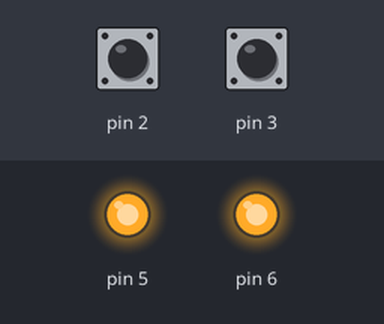
Simulated run of this sketch. Board: Arduino Uno, built with avr-gcc and run on an emulated ATmega328P. Shown: output pins drawn as LEDs (lit = HIGH). The test bench sets the inputs (shaded band); at power-on: pin 2 HIGH, pin 3 HIGH. What the sketch prints to the serial monitor is not drawn.

Above: at 0.3 s.
Timing chart, 0 to 1.8 s (numbered marks = the images above):
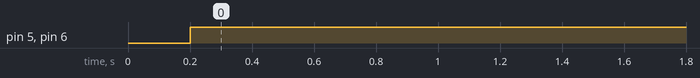

The sketch:

motor_driver.ino
```cpp
#include "motor_pid.h"
#include <PID_v1.h>

void leftMotorISRDispatch(), rightMotorISRDispatch();   // Declare the interrupt functions that will be called when the encoder pins change value.

// Define the motor objects for the left and right motors with (PWM pin, Encoder pin and interrupt function) as the parameters
MotorPID leftMotor(5, 2, &rightMotorISRDispatch);
MotorPID rightMotor(6, 3, &leftMotorISRDispatch);

// Define the left and right motor encoder interrupt functions
void leftMotorISRDispatch() {
  leftMotor.encoderISR();
}

void rightMotorISRDispatch() {
  rightMotor.encoderISR();
}

// In setup, set speeds of the motors.
void setup() {
  Serial.begin(9600);
  leftMotor.setSpeed(100);
  rightMotor.setSpeed(200);
}

// The update function for the motor reads the velocity from the encoder and uses an internal PID controller to change the PWM input to the motor to maintain the motor speed at the set speed.
void loop() {
  leftMotor.update();
  rightMotor.update();
  Serial.print(leftMotor.getSpeed());
  Serial.print("\t");
  Serial.println(rightMotor.getSpeed());
  delay(200);
}
```

motor_pid.cpp
```cpp
#include "motor_pid.h"

MotorPID::MotorPID(int pwmPin, int encoderPin, void(*interruptDispatch)()){
  _pwmPin = pwmPin;
  _encoderPin = encoderPin;
  _encoderPulseCount = 0;
  _setSpeed = 0;
  _speed = 0;
  _motorPWM = 0;
  _encoderTimestamp = millis();

  pinMode(_pwmPin, OUTPUT);
  pinMode(_encoderPin, INPUT);
  digitalWrite(_encoderPin, HIGH);
  attachInterrupt(digitalPinToInterrupt(_encoderPin), interruptDispatch, CHANGE);
//  _pwmPID.SetSampleTime(20);
  _pwmPID.SetMode(AUTOMATIC);
}

MotorPID::~MotorPID(void){
  detachInterrupt(digitalPinToInterrupt(_encoderPin));
}

void MotorPID::setSpeed(uint16_t setSpeed){
  _setSpeed = (double) setSpeed;
  setSpeed = max(setSpeed, 0);
  if(setSpeed == 0){
    _pwmPID.SetMode(MANUAL);
    analogWrite(_pwmPin, 0);
  }
  else _pwmPID.SetMode(AUTOMATIC);
}

uint16_t MotorPID::getSpeed(void){
  return (uint16_t) _speed;
}

void MotorPID::encoderISR(void){
  _encoderPulseCount++;
}

void MotorPID::update(void){
  _speed = (60000 / 384) * _encoderPulseCount / (millis() - _encoderTimestamp);
  _encoderTimestamp = millis();
  _encoderPulseCount = 0;
  _pwmPID.Compute();
  analogWrite(_pwmPin, (uint8_t) _motorPWM);
}
```

motor_pid.h
```cpp
#include <Arduino.h>
#include <PID_v1.h>

#ifndef motor_pid_h
#define motor_pid_h

#define PID_P 1
#define PID_I 15
#define PID_D 0.05

class MotorPID{
  private:
    int _pwmPin;
    int _encoderPin;
    double _speed;
    double _setSpeed;
    double _motorPWM;
    uint32_t _encoderTimestamp;
    volatile long _encoderPulseCount;

    PID _pwmPID = PID(&_speed, &_motorPWM, &_setSpeed, PID_P, PID_I, PID_D, DIRECT);

  public:
    MotorPID(int pwmPin, int encoderPin, void(*interruptDispatch)());
    ~MotorPID(void);
    void setSpeed(uint16_t);
    uint16_t getSpeed(void);
    void update(void);
    void encoderISR(void);
};

#endif
```

Measured:
- by itself, pin 5, pin 6: LOW → HIGH at 0.20 s
